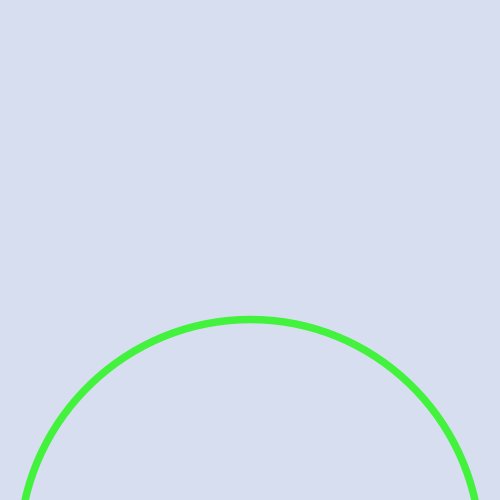
Frame 1 (no input)
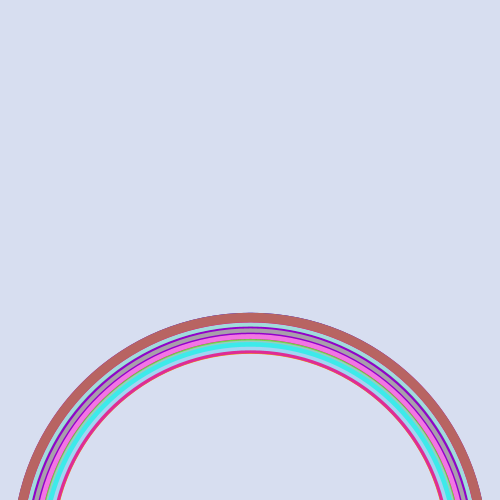
Frame 60 (the mouse pressed at the canvas centre just before this capture)
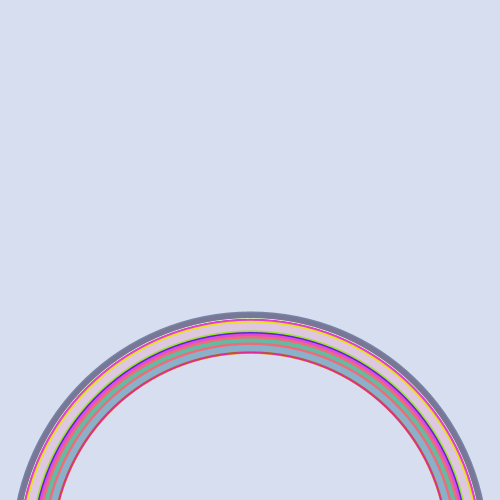
Frame 120 (the mouse held since frame 60 and released just before this capture)

The Processing sketch that drew these frames (run headless with seeded random() and noise(); from frame 60 on, the mouse is pressed at the canvas centre):

// Processing sketch: sketch_15_drawing_rainbow
// ── sketch_15_drawing_rainbow.pde
float half_width;
float circle_height;
float circle_size;

void setup() {
  size(500, 500);
  background(#D7DEF0);
  noFill();

  // get variable values
  circle_height = height; // to move the circle down
  half_width = (width/2);
  circle_size = width;
}
void draw() {
  strokeWeight(random(3, 10));
  stroke(random(255), random(255), random(255)); // random stroke colors for the rainbow

  circle_size = random((width-100), (width-30)); // having random sizes for our rainbow in order to see diffrent strokes

  ellipse(half_width, circle_height+50, circle_size, circle_size);
}
